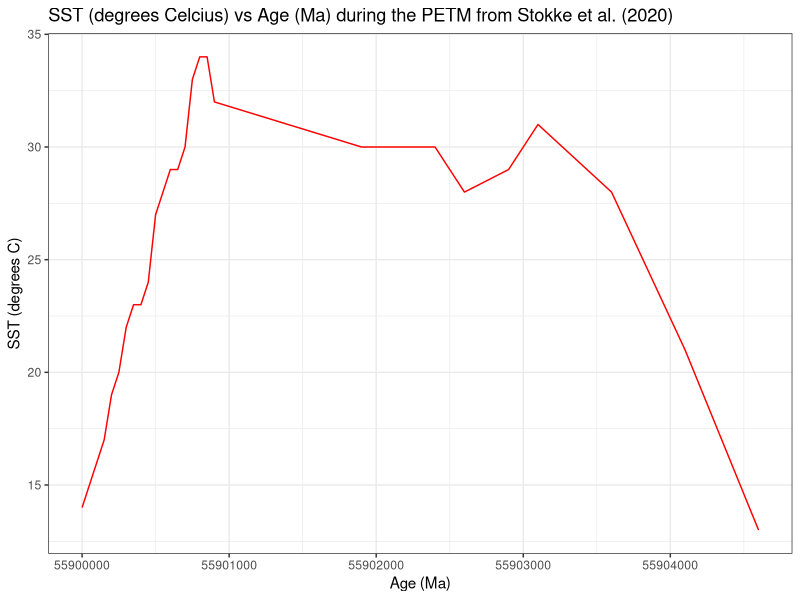

Write the R code that produced this figure.
## ---- chunk 1
library(tidyverse) #these are all different libraries that help the code do different things
library(readxl)#the blue :library" part tells R that this is a library it should load and the black writing is the name of the specific library
library(ggplot2)#this library, for example, helps us make plots of our data

#notice that because there is a "#" symbol before all of the note text above, it's all just comments that don't affect the code!
## ---- chunk 2
PETM_data <- #we are making a new data set called "PETM_data" 
  read_excel("data/FAKE_PETM_SST_data.xlsx") #we are reading in the excel file with our data (which is in the data folder)
## ---- chunk 3
SSTvAge <- #We create a new plot that's named "SSTvAge"
ggplot(PETM_data, aes(x = Age, y = SST)) + #we call the function ggplot to input our data set and assign x and y variables
geom_line(size = 0.5, color = 'red')+ #We define a red line to connect our data points
labs(y = "SST (degrees C)", x = "Age (Ma)", title = "SST (degrees Celcius) vs Age (Ma) during the PETM from Stokke et al. (2020)" )+ #We give our graph labels
theme_bw() #We make the background grid theme/color black and white 
SSTvAge
